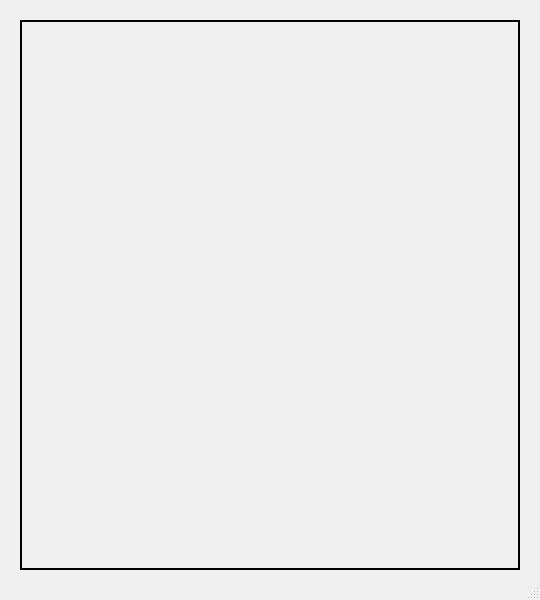
<?xml version="1.0" encoding="UTF-8"?>
<ui version="4.0">
 <class>CreateMaterial</class>
 <widget class="QDialog" name="CreateMaterial">
  <property name="windowModality">
   <enum>Qt::WindowModal</enum>
  </property>
  <property name="geometry">
   <rect>
    <x>0</x>
    <y>0</y>
    <width>540</width>
    <height>600</height>
   </rect>
  </property>
  <property name="windowTitle">
   <string>Dialog</string>
  </property>
  <property name="autoFillBackground">
   <bool>false</bool>
  </property>
  <property name="sizeGripEnabled">
   <bool>true</bool>
  </property>
  <layout class="QGridLayout" name="gridLayout_2">
   <property name="leftMargin">
    <number>20</number>
   </property>
   <property name="topMargin">
    <number>20</number>
   </property>
   <property name="rightMargin">
    <number>20</number>
   </property>
   <property name="bottomMargin">
    <number>30</number>
   </property>
   <property name="spacing">
    <number>10</number>
   </property>
   <item row="0" column="0">
    <widget class="QFrame" name="ui_outerFrame">
     <property name="styleSheet">
      <string notr="true">
                            #ui_outerFrame {
                            padding: 5px;
                            border: 1.5px solid #000;}
                        </string>
     </property>
     <property name="frameShape">
      <enum>QFrame::StyledPanel</enum>
     </property>
     <property name="frameShadow">
      <enum>QFrame::Raised</enum>
     </property>
     <layout class="QGridLayout" name="gridLayout">
      <property name="leftMargin">
       <number>10</number>
      </property>
      <property name="topMargin">
       <number>10</number>
      </property>
      <property name="rightMargin">
       <number>10</number>
      </property>
      <property name="bottomMargin">
       <number>10</number>
      </property>
      <property name="horizontalSpacing">
       <number>20</number>
      </property>
      <property name="verticalSpacing">
       <number>10</number>
      </property>
      <item row="0" column="0">
       <layout class="QHBoxLayout" name="ui_tabWidgetLayout">
        <property name="spacing">
         <number>5</number>
        </property>
       </layout>
      </item>
     </layout>
    </widget>
   </item>
   <item row="1" column="0">
    <layout class="QHBoxLayout" name="ui_buttonsLayout">
     <property name="spacing">
      <number>10</number>
     </property>
     <property name="bottomMargin">
      <number>0</number>
     </property>
    </layout>
   </item>
  </layout>
 </widget>
 <resources/>
 <connections/>
</ui>
